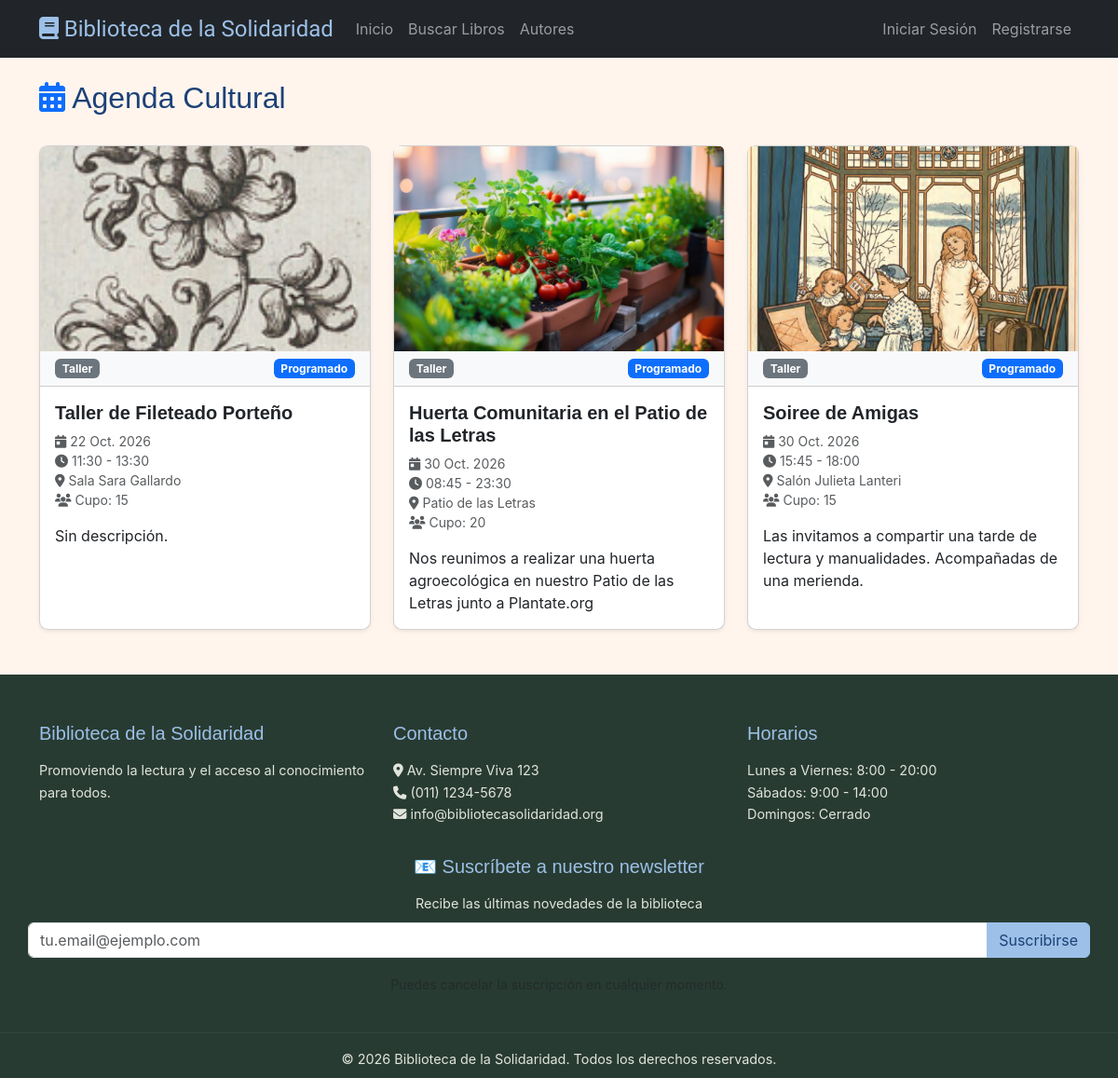
The page /eventos/ on the database its author committed.
### apps/culturalEvent/models.py (models this page shows, shortened)
class CulturalEvent(models.Model):
    EVENT_TYPES = [
        ('taller', 'Taller'),
        ('charla', 'Charla'),
        ('lectura', 'Club de lectura'),
        ('presentacion', 'Presentación de libro'),
        ('exposicion', 'Exposición'),
        ('otro', 'Otro'),
    ]
    STATUS_CHOICES = [
        ('programado', 'Programado'),
        ('realizado', 'Realizado'),
        ('cancelado', 'Cancelado'),
    ]
    title = models.CharField(max_length=200, verbose_name='Título')
    cover_image = models.ImageField(
        upload_to='event_covers/',
        blank=True,
        verbose_name='Foto de portada',
    )
    description = models.TextField(
        blank=True,
        verbose_name='Descripción'
    )
    event_type = models.CharField(
        max_length=20,
        choices=EVENT_TYPES,
        default='otro',
        verbose_name='Tipo de evento'
    )
    date = models.DateField(verbose_name='Fecha')
    start_time = models.TimeField(verbose_name='Hora de inicio')
    end_time = models.TimeField(
        blank=True,
        null=True,
        verbose_name='Hora de finalización'
    )
    location = models.CharField(
        max_length=200,
        verbose_name='Lugar'
    )
    capacity = models.PositiveIntegerField(
        blank=True,
        null=True,
        verbose_name='Cupo máximo'
    )
    status = models.CharField(
        max_length=20,
        choices=STATUS_CHOICES,
        default='programado',
        verbose_name='Estado'
    )
    created_by = models.ForeignKey(
        User,
        on_delete=models.SET_NULL,
        null=True,
        related_name='cultural_events'
    )
    created_at = models.DateTimeField(auto_now_add=True)
    updated_at = models.DateTimeField(auto_now=True)
    class Meta:
        db_table = 'cultural_events'
        verbose_name = 'Evento cultural'
        verbose_name_plural = 'Eventos culturales'
        ordering = ['date', 'start_time']

### apps/culturalEvent/views.py (the view)
# urls.py: path('', CulturalEventListView.as_view(), name='event_list'),
class CulturalEventListView(ListView):
    model = CulturalEvent
    template_name = 'culturalEvent/agendaCultural.html'
    context_object_name = 'events'
    def get_queryset(self):
        return CulturalEvent.objects.all().order_by(
            'date',
            'start_time'
        )

### templates/culturalEvent/agendaCultural.html (shortened to what this page needs)
{% extends 'base.html' %}
{% block content %}
<div class="container mt-4">
    <div class="d-flex justify-content-between align-items-center mb-4">
        <h2><i class="fas fa-calendar-alt text-primary"></i> Agenda Cultural</h2>
    </div>
    <div class="row">
        {% for event in events %}
        <div class="col-md-6 col-lg-4 mb-4">
            <div class="card h-100 shadow-sm">
                {% if event.cover_image %}
                <img src="{{ event.cover_image.url }}" class="card-img-top" alt="Portada de {{ event.title }}"
                    style="height: 220px; object-fit: cover;">
                {% endif %}
                <div class="card-header d-flex justify-content-between align-items-center bg-light">
                    <span class="badge bg-secondary">{{ event.get_event_type_display }}</span>
                    <span class="badge {% if event.status == 'programado' %}bg-primary{% elif event.status == 'realizado' %}bg-success{% else %}bg-danger{% endif %}">
                        {{ event.get_status_display }}
                    </span>
                </div>
                <div class="card-body">
                    <h5 class="card-title fw-bold">{{ event.title }}</h5>
                    <p class="card-text text-muted small">
                        <i class="fas fa-calendar-day"></i> {{ event.date }}<br>
                        <i class="fas fa-clock"></i> {{ event.start_time }} {% if event.end_time %}- {{ event.end_time }}{% endif %}<br>
                        <i class="fas fa-map-marker-alt"></i> {{ event.location }}
                        {% if event.capacity %}
                        <br><i class="fas fa-users"></i> Cupo: {{ event.capacity }}
                        {% endif %}
                    </p>
                    <p class="card-text">{{ event.description|truncatewords:20|default:"Sin descripción." }}</p>
                </div>
            </div>
        </div>
        {% empty %}
        <div class="col-12 text-center mt-5">
            <div class="alert alert-info">
                <i class="fas fa-info-circle"></i> No hay eventos culturales programados por el momento.
            </div>
        </div>
        {% endfor %}
    </div>
</div>
{% endblock %}

### static/css/styles.css (style rules this page uses)
:root { --orange: #ec6144; --yellow: #ef9f52; --pink: #f4aab6; --light-blue: #9cc0e7; --white: #fff5ed; --blue: #1c4178; --font-display: 'Poppins', sans-serif; --font-body: 'Inter', sans-serif; --radius-sm: 8px; --radius-md: 12px; --radius-lg: 16px; --radius-xl: 24px; --shadow-sm: 0 2px 4px rgba(0, 0, 0, 0.05); --shadow-md: 0 4px 12px rgba(0, 0, 0, 0.08); --shadow-lg: 0 10px 25px rgba(0, 0, 0, 0.1); --shadow-xl: 0 20px 40px rgba(0, 0, 0, 0.15); --transition: all 0.3s ease; }
html { scroll-behavior: smooth; }
body { height: 100%; margin: 0; }
body { font-family: Arial, sans-serif; background-color: var(--white); color: var(--blue); display: flex; flex-direction: column; min-height: 100vh; }
.card { border-radius: 0.6rem; background-color: #fff; transition: none; transform: none; }
:root { --orange: #ec6144; --yellow: #ef9f52; --pink: #f4aab6; --light-blue: #9cc0e7; --white: #fff5ed; --blue: #1c4178; --font-display: 'Poppins', sans-serif; --font-body: 'Inter', sans-serif; --font-playwrite: 'Playwrite AU TAS', cursive; --radius-sm: 8px; --radius-md: 12px; --radius-lg: 16px; --radius-xl: 24px; --success: #06D6A0; --warning: #FFD166; --error: #EF476F; --info: #118AB2; --shadow-sm: 0 2px 4px rgba(0, 0, 0, 0.05); --shadow-md: 0 4px 12px rgba(0, 0, 0, 0.08); --shadow-lg: 0 10px 25px rgba(0, 0, 0, 0.1); --shadow-xl: 0 20px 40px rgba(0, 0, 0, 0.15); --transition: all 0.3s ease; }
body { overflow-x: hidden; background: var(--white); color: var(--blue); font-family: var(--font-body); }
h1, h2, h3, h4, h5, h6 { color: var(--blue); font-family: var(--font-display); }

### rows shown on the page
CulturalEvent: cover_image (picture), event_type "Taller", status "Programado", title "Taller de Fileteado Porteño", date "22 Oct. 2026", start_time "11:30", end_time "13:30", location "Sala Sara Gallardo", capacity "15", description "Sin descripción."
CulturalEvent: cover_image (picture), event_type "Taller", status "Programado", title "Huerta Comunitaria en el Patio de las Letras", date "30 Oct. 2026", start_time "08:45", end_time "23:30", location "Patio de las Letras", capacity "20", description "Nos reunimos a realizar una huerta agroecológica en nuestro Patio de las Letras junto a Plantate.org"
CulturalEvent: cover_image (picture), event_type "Taller", status "Programado", title "Soiree de Amigas", date "30 Oct. 2026", start_time "15:45", end_time "18:00", location "Salón Julieta Lanteri", capacity "15", description "Las invitamos a compartir una tarde de lectura y manualidades. Acompañadas de una merienda."
